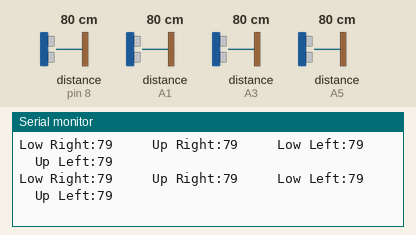
The sketch below on a simulated Arduino Uno, built with avr-gcc and run on an emulated ATmega328P. On the bench: the last lines printed to the serial monitor. Wiring (inferred from the names in the program): 4 × ultrasonic range finder: trigger pin 7, echo pin 8 / trigger A0, echo A1 / trigger A2, echo A3 / trigger A4, echo A5. Inputs (shaded band) come from the test bench; at power-on: distance to the obstacle (sensors on pin 8, A1, A3, A5) 80 cm. The echo pulse lasts 58.3 µs per cm.

Above: at 1.2 s.
1.3 s: distance to the obstacle (sensor on pin 8) set to 2 cm
At 1.42 s:
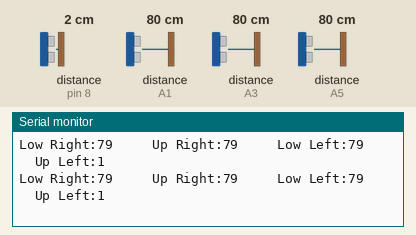
4.3 s: distance to the obstacle (sensor on A1) set to 2 cm
At 4.35 s:
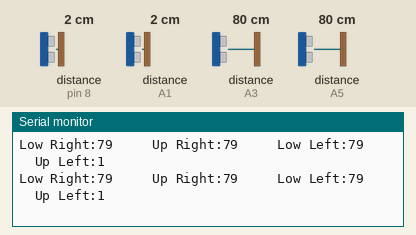
7.3 s: distance to the obstacle (sensor on A3) set to 2 cm
At 7.3 s:
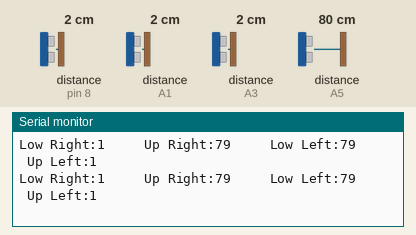
10.3 s: distance to the obstacle (sensor on A5) set to 2 cm
At 10.32 s:
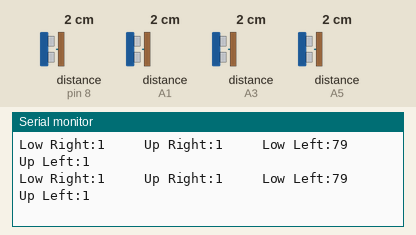
13.3 s: distance to the obstacle (sensor on pin 8) set to 18 cm
At 13.34 s:
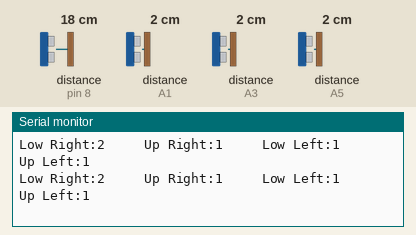
16.3 s: distance to the obstacle (sensor on A1) set to 18 cm
At 16.3 s:
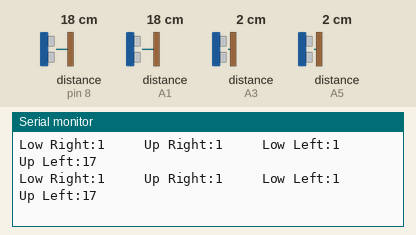
Timing chart, 0 to 19.3 s (numbered marks = the images above; inputs shaded):
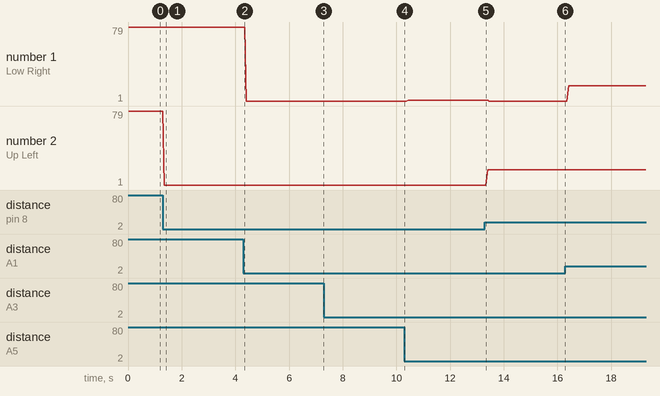

The sketch:

Ultrasonicfour.ino
```cpp
#include <NewPing.h>

#define trigPin1 A0
#define echoPin1 A1
#define trigPin2 A2
#define echoPin2 A3
#define trigPin3 A4 //low l
#define echoPin3 A5
#define trigPin4 7 // up l
#define echoPin4 8


long duration, distance, RightSensor,BackSensor,FrontSensor,LeftSensor,UpLSensor;

void setup()
{
Serial.begin (9600);
pinMode(trigPin1, OUTPUT);
pinMode(echoPin1, INPUT);
pinMode(trigPin2, OUTPUT);
pinMode(echoPin2, INPUT);
pinMode(trigPin3, OUTPUT);
pinMode(echoPin3, INPUT);
pinMode(trigPin4, OUTPUT);
pinMode(echoPin4, INPUT);
}

void loop() {
  SonarSensor(trigPin1, echoPin1);
  RightSensor = distance;
  SonarSensor(trigPin2, echoPin2);
  LeftSensor = distance;
  SonarSensor(trigPin3, echoPin3);
  FrontSensor = distance;
  SonarSensor(trigPin4, echoPin4);
  UpLSensor = distance;
  Serial.print("Low Right:");
  Serial.print(RightSensor); //low r
  Serial.print("     Up Right:");
  Serial.print(LeftSensor); //up r
  Serial.print("     Low Left:");
  Serial.print(FrontSensor); //low l
  Serial.print("     Up Left:");
  Serial.println(UpLSensor); //up l
}

void SonarSensor(int trigPin,int echoPin)
{
digitalWrite(trigPin, LOW);
delayMicroseconds(2);
digitalWrite(trigPin, HIGH);
delayMicroseconds(10);
digitalWrite(trigPin, LOW);
duration = pulseIn(echoPin, HIGH);
distance = (duration/2) / 29.1;

}
```

Measured:
- after the input at 1.3 s, the serial monitor: prints a new line after 0.05 s (image 1)
- plotted number 1: 1 → 2 after the input at 10.3 s
- plotted number 2: 79 → 1 after the input at 1.3 s, 1 → 17 after the input at 13.3 s
